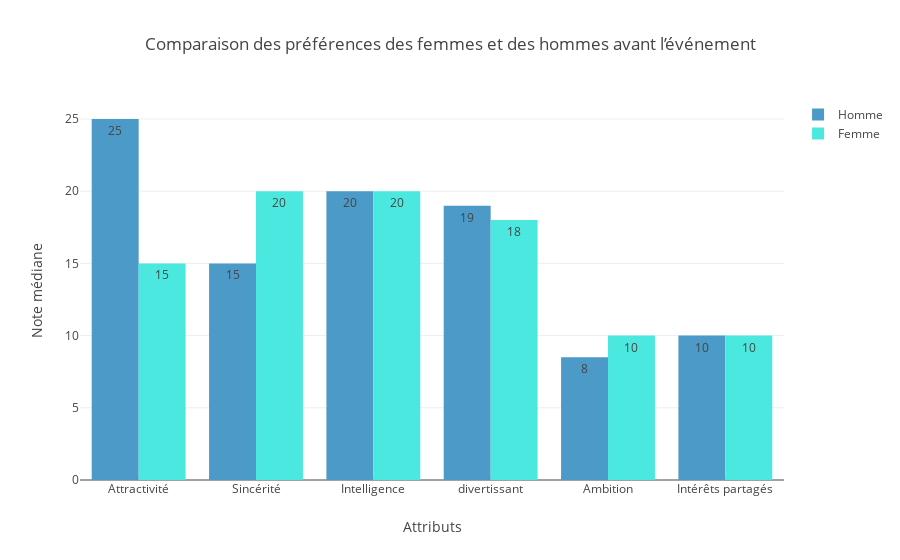

Source (notebook cell):
### Code cell
# Utilisation du DataFrame groupé, car les notes sont les mêmes quel que soit le partenaire.
# Utilisation du DataFrame 100p, car "1_1" et "2_1" sont notés sur 100.

df_Grouped_M = df_Grouped_By_iid_100p_wave[df_Grouped_By_iid_100p_wave["gender"] == 1] 
df_Grouped_F = df_Grouped_By_iid_100p_wave[df_Grouped_By_iid_100p_wave["gender"] == 0]

# 1_1 : We want to know what you look for in the opposite sex.
# Attractive, Sincere, Intelligent, Fun, Ambitious, Shared, Interests
attributes = ["attr","sinc","intel","fun","amb","shar"]
attribute_names = ["Attractivité", "Sincérité", "Intelligence", "divertissant", "Ambition", "Intérêts partagés"]
y_values_M = []
y_values_F = []
for col_name in attributes :
    y_values_M.append(df_Grouped_M[f"{col_name}1_1"].median()) # Utilisation de la médiane pour éviter les biais induits par les outliers.
    y_values_F.append(df_Grouped_F[f"{col_name}1_1"].median()) 



fig = go.Figure()

fig.add_trace(go.Bar(
    x=attribute_names,
    y=y_values_M,
    text=[str(round(num)) for num in y_values_M],
    textposition='auto',
    name='Homme'
))

fig.add_trace(go.Bar(
    x=attribute_names,
    y=y_values_F,
    text=[str(round(num)) for num in y_values_F],
    textposition='auto',
    name='Femme'
))

fig.update_layout(
    title='Comparaison des préférences des femmes et des hommes avant l’événement',
    xaxis_title='Attributs',
    yaxis_title='Note médiane',
    barmode='group'
)

fig.show()

### Figure 1 — Plotly figure (JSON) as saved in the notebook; plotly's stock layout.template omitted (floating-point values rounded to 4 significant figures)
{"data": [{"name": "Homme", "text": ["25", "15", "20", "19", "8", "10"], "textposition": "auto", "type": "bar", "x": ["Attractivité", "Sincérité", "Intelligence", "divertissant", "Ambition", "Intérêts partagés"], "y": [25, 15, 20, 19, 8.5, 10]}, {"name": "Femme", "text": ["15", "20", "20", "18", "10", "10"], "textposition": "auto", "type": "bar", "x": ["Attractivité", "Sincérité", "Intelligence", "divertissant", "Ambition", "Intérêts partagés"], "y": [15, 20, 20, 18, 10, 10]}], "layout": {"barmode": "group", "title": {"text": "Comparaison des préférences des femmes et des hommes avant l’événement"}, "xaxis": {"title": {"text": "Attributs"}}, "yaxis": {"title": {"text": "Note médiane"}}}}
